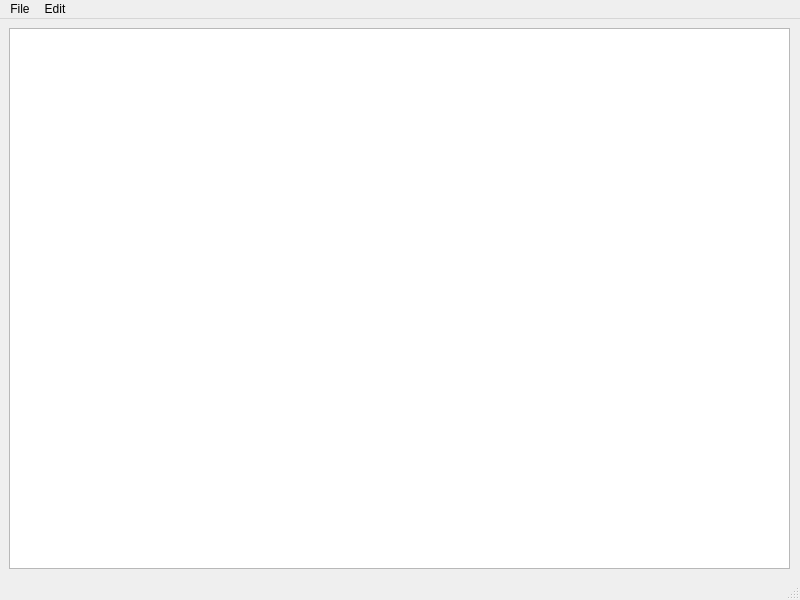
<?xml version="1.0" encoding="UTF-8"?>
<ui version="4.0">
 <class>Notepad</class>
 <widget class="QMainWindow" name="Notepad">
  <property name="geometry">
   <rect>
    <x>0</x>
    <y>0</y>
    <width>800</width>
    <height>600</height>
   </rect>
  </property>
  <property name="windowTitle">
   <string>Notepad</string>
  </property>
  <property name="windowIcon">
   <iconset resource="Resources.qrc">
    <normaloff>:/images/images/download.png</normaloff>:/images/images/download.png</iconset>
  </property>
  <widget class="QWidget" name="centralwidget">
   <widget class="QWidget" name="verticalLayoutWidget">
    <property name="geometry">
     <rect>
      <x>9</x>
      <y>9</y>
      <width>781</width>
      <height>541</height>
     </rect>
    </property>
    <layout class="QVBoxLayout" name="verticalLayout">
     <item>
      <widget class="QTextEdit" name="textEdit"/>
     </item>
    </layout>
   </widget>
  </widget>
  <widget class="QMenuBar" name="menubar">
   <property name="geometry">
    <rect>
     <x>0</x>
     <y>0</y>
     <width>800</width>
     <height>25</height>
    </rect>
   </property>
   <widget class="QMenu" name="menuFile">
    <property name="title">
     <string>File</string>
    </property>
    <addaction name="actionNew"/>
    <addaction name="separator"/>
    <addaction name="actionOpen"/>
    <addaction name="separator"/>
    <addaction name="actionSave"/>
    <addaction name="separator"/>
    <addaction name="actionPrint"/>
    <addaction name="separator"/>
    <addaction name="actionExit"/>
   </widget>
   <widget class="QMenu" name="menuEdit">
    <property name="title">
     <string>Edit</string>
    </property>
    <addaction name="actionUndo"/>
    <addaction name="separator"/>
    <addaction name="actionCut"/>
    <addaction name="separator"/>
    <addaction name="actionCopy"/>
    <addaction name="separator"/>
    <addaction name="actionPaste"/>
   </widget>
   <addaction name="menuFile"/>
   <addaction name="menuEdit"/>
  </widget>
  <widget class="QStatusBar" name="statusbar"/>
  <action name="actionNew">
   <property name="icon">
    <iconset resource="Resources.qrc">
     <normaloff>:/images/images/New.bmp</normaloff>:/images/images/New.bmp</iconset>
   </property>
   <property name="text">
    <string>New</string>
   </property>
   <property name="shortcut">
    <string>Ctrl+N</string>
   </property>
  </action>
  <action name="actionOpen">
   <property name="icon">
    <iconset resource="Resources.qrc">
     <normaloff>:/images/images/Open.bmp</normaloff>:/images/images/Open.bmp</iconset>
   </property>
   <property name="text">
    <string>Open</string>
   </property>
   <property name="shortcut">
    <string>Ctrl+O</string>
   </property>
  </action>
  <action name="actionSave">
   <property name="icon">
    <iconset resource="Resources.qrc">
     <normaloff>:/images/images/Save.bmp</normaloff>:/images/images/Save.bmp</iconset>
   </property>
   <property name="text">
    <string>Save</string>
   </property>
   <property name="shortcut">
    <string>Ctrl+S</string>
   </property>
  </action>
  <action name="actionPrint">
   <property name="icon">
    <iconset resource="Resources.qrc">
     <normaloff>:/images/images/64x64.png</normaloff>:/images/images/64x64.png</iconset>
   </property>
   <property name="text">
    <string>Print</string>
   </property>
   <property name="shortcut">
    <string>Ctrl+P</string>
   </property>
  </action>
  <action name="actionExit">
   <property name="icon">
    <iconset resource="Resources.qrc">
     <normaloff>:/images/images/exit-14.png</normaloff>:/images/images/exit-14.png</iconset>
   </property>
   <property name="text">
    <string>Exit</string>
   </property>
  </action>
  <action name="actionUndo">
   <property name="icon">
    <iconset resource="Resources.qrc">
     <normaloff>:/images/images/undo-6-128x128.png</normaloff>:/images/images/undo-6-128x128.png</iconset>
   </property>
   <property name="text">
    <string>Undo</string>
   </property>
   <property name="shortcut">
    <string>Ctrl+Z</string>
   </property>
  </action>
  <action name="actionCut">
   <property name="icon">
    <iconset resource="Resources.qrc">
     <normaloff>:/images/images/Cut.bmp</normaloff>:/images/images/Cut.bmp</iconset>
   </property>
   <property name="text">
    <string>Cut</string>
   </property>
   <property name="shortcut">
    <string>Ctrl+X</string>
   </property>
  </action>
  <action name="actionCopy">
   <property name="icon">
    <iconset resource="Resources.qrc">
     <normaloff>:/images/images/Copy.bmp</normaloff>:/images/images/Copy.bmp</iconset>
   </property>
   <property name="text">
    <string>Copy</string>
   </property>
   <property name="shortcut">
    <string>Ctrl+C</string>
   </property>
  </action>
  <action name="actionPaste">
   <property name="icon">
    <iconset resource="Resources.qrc">
     <normaloff>:/images/images/Paste.bmp</normaloff>:/images/images/Paste.bmp</iconset>
   </property>
   <property name="text">
    <string>Paste</string>
   </property>
   <property name="shortcut">
    <string>Ctrl+V</string>
   </property>
  </action>
 </widget>
 <resources>
  <include location="Resources.qrc"/>
 </resources>
 <connections/>
</ui>
